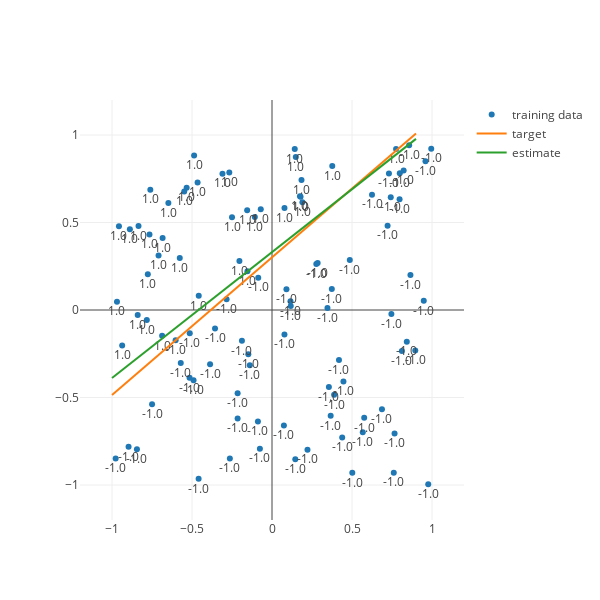

The notebook cell this image was saved under:
### Code cell
# visualize
ytxt = [str(y[i]) for i in range(N)] # labels
data = [Scatter(x = x1.ravel(), y = x2.ravel(), mode = 'markers+text',
                text = ytxt, textposition = 'bottom',
                name = 'training data'),
        Scatter(x = x0, y = y0, name = 'target'),
        Scatter(x = x0, y = g, name = 'estimate')]
layout = Layout(width = 600, height = 600,
                xaxis = dict(range=[-1.2, 1.2]),
                yaxis = dict(range=[-1.2, 1.2]))
fig = Figure(data = data, layout = layout)
pyoff.iplot(fig)
